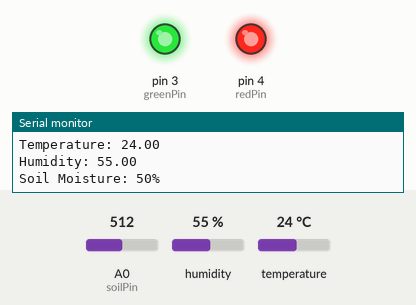
This program was run on a simulated Arduino Uno, built with avr-gcc and run on an emulated ATmega328P. Shown: output pins drawn as LEDs (lit = HIGH), the last lines printed to the serial monitor. The test bench sets the inputs (shaded band); at power-on: humidity 55 %, A0 (soilPin) = 512, temperature 24 °C.

Above: at 4.8 s.
4.9 s: humidity set to 51 %
7.9 s: humidity set to 48 %
At 9.4 s:
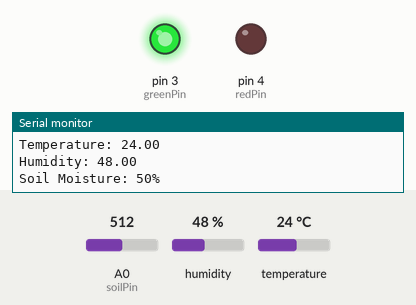
10.9 s: humidity set to 68 %
At 12.9 s:
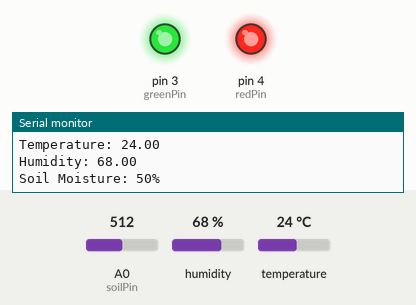
13.9 s: humidity set to 22 %
At 14.7 s:
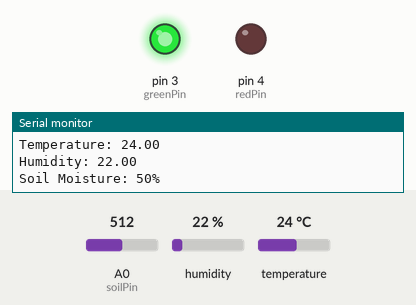
Timing chart, 0 to 16.9 s (numbered marks = the images above; inputs shaded):
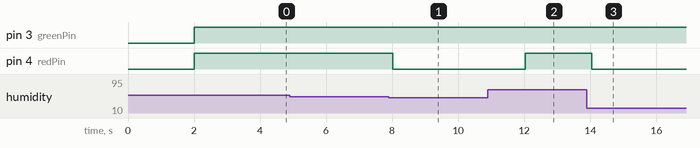

Measured:
- the behaviour switches between 50 and 49 % on humidity (found by bisection; images 0 and 1)
- after the input at 7.9 s, pin 4 (redPin): HIGH → LOW after 0.13 s
- after the input at 10.9 s, pin 4 (redPin): LOW → HIGH after 1.1 s
- after the input at 13.9 s, pin 4 (redPin): HIGH → LOW after 0.14 s

The program:

main.cpp
```cpp
#include "DHT.h"
#include <Arduino.h>

int greenPin = 3;
int redPin = 4;
int tempPin = 2;
int soilPin = 0;
int DHTType = DHT22;
DHT dht(tempPin, DHTType);

void setup() {
  Serial.begin(9600);
  pinMode(greenPin, OUTPUT);
  pinMode(redPin, OUTPUT);
  dht.begin();
}

void loop() {
  delay(2000);

  int sensorValue = analogRead(soilPin);
  int soilMoisture = map(sensorValue, 0, 1023, 0, 100);

  float temp = dht.readTemperature(false);
  float humidity = dht.readHumidity();

  digitalWrite(greenPin, HIGH);

  if (isnan(temp) || isnan(humidity)) {
    Serial.println("Failed to read!, trying again...");
    return;
  }

  if ((soilMoisture >= 10) && (temp >= 20) && (humidity >= 50)) {
    digitalWrite(redPin, HIGH);
  } else {
    digitalWrite(redPin, LOW);
  }

  Serial.println("Temperature: " + String(temp));
  Serial.println("Humidity: " + String(humidity));
  Serial.println("Soil Moisture: " + String(soilMoisture) + "%");
}
```
